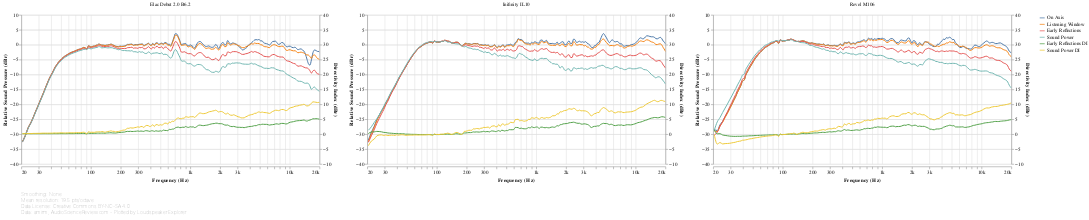

Write notebook code for a chart like this one.
### Markdown cell above
## Spinorama

The famous CEA/CTA-2034 charts, popularized by Dr. Floyd Toole. These provide a good summary of the measurements from a perceptual perspective. Speakers are presented side-by-side for easy comparison.

The curves that make up this chart are described in more detail in the following sections.

Remember:
 - **All the charts are interactive.** Use the mousewheel to zoom, and drag & drop to pan. Click on a legend entry to highlight a single response; hold shift to highlight multiple responses. Double-click to reset the view. (PROTIP: to quickly switch back and forth between speakers, select the speaker dropdown, then use the left-right arrow keys on your keyboard.)
 - **Charts will not be generated if the section they're under is folded while the notebook is running.** To manually load a chart after running the notebook, click on the square to the left of the *Show Code* button. Or simply use *Run all* again after unfolding the section.

### Code cell
#@markdown
conditional_chart(max_sidebyside_speaker_count, lambda: frequency_response_db_chart(
    speakers_fr_ready.pipe(lsx.pd.remap_columns, {
        ('CEA2034', 'On Axis'): 'On Axis',
        ('CEA2034', 'Listening Window'): 'Listening Window',
        ('CEA2034', 'Early Reflections'): 'Early Reflections',
        ('CEA2034', 'Sound Power'): 'Sound Power',
        ('Directivity Index', 'Early Reflections DI'): 'Early Reflections DI',
        ('Directivity Index', 'Sound Power DI'): 'Sound Power DI',
    }),
    lambda chart: lsx.util.pipe(chart
        .encode(key_color()),
        # To make the Y axes independent, `.resolve_scale()` has to be used *before
        # and after* `.facet()`. (In Vega terms, there needs to be a Resolve property
        # in *every* view composition specification.)
        #  - If the first `.resolve_scale()` is removed from the layer spec, the axes
        #    are not made independent.
        #  - If the second `.resolve_scale()` is removed from the facet spec, Vega
        #    throws a weird `Unrecognized scale name: "child_layer_0_y"` error.
        lambda chart: chart.resolve_scale(y='independent'),
        speaker_facet, speaker_input,
        lambda chart: chart.resolve_scale(y='independent')),
    lambda chart: alt.layer(
        lsx.util.pipe(lsx.alt.interactive_line(chart)
            .transform_filter(alt.FieldOneOfPredicate(field='key', oneOf=[
                'On Axis', 'Listening Window', 'Early Reflections', 'Sound Power']))
            .encode(sound_pressure_yaxis())),
        lsx.util.pipe(lsx.alt.interactive_line(chart)
            .transform_filter(alt.FieldOneOfPredicate(field='key', oneOf=[
                'Early Reflections DI', 'Sound Power DI']))
            .encode(directivity_index_yaxis(scale_domain=(-10, 40)))
            .interactive())),  # Required, otherwise only left axis scales.
    fold={},
    additional_tooltips=[alt.Tooltip('key', type='nominal', title='Response')],
    sidebyside=True))

### Figure 1 — Vega-Lite specification as saved in the notebook (floating-point values rounded to 4 significant figures; data arrays with more than 128 entries replaced by an {"elided": "..."} marker saying what was removed)
{"config": {"view": {"continuousWidth": 400, "continuousHeight": 300, "opacity": 0}}, "vconcat": [{"data": {"name": "data-91953095cf56fb3e57fa65bdd393fce6"}, "facet": {"type": "nominal", "field": "speaker", "title": null}, "spec": {"layer": [{"layer": [{"mark": {"type": "line", "clip": true, "interpolate": "monotone"}, "encoding": {"opacity": {"condition": {"value": 1, "selection": "selector005"}, "value": 0.2}}, "selection": {"selector005": {"type": "multi", "encodings": ["color"], "bind": "legend"}, "selector010": {"type": "interval", "bind": "scales", "encodings": ["x", "y"]}, "selector011": {"type": "single", "fields": ["speaker"], "bind": {"input": "select", "options": [null, "Elac Debut 2.0 B6.2", "Inifinity IL10", "Revel M106"], "labels": ["All", "Elac Debut 2.0 B6.2", "Inifinity IL10", "Revel M106"], "name": "Speaker: "}}}}, {"mark": {"type": "circle", "clip": true, "size": 100}, "encoding": {"fillOpacity": {"condition": {"value": 0.3, "selection": "selector006"}, "value": 0}}, "selection": {"selector006": {"type": "single", "on": "mouseover", "clear": "mouseout", "empty": "none", "encodings": ["x", "y"]}}}], "encoding": {"y": {"type": "quantitative", "axis": {"grid": true}, "field": "value", "scale": {"domain": [-40, 10]}, "title": ["Relative Sound Pressure (dBr)"]}}, "transform": [{"filter": {"field": "key", "oneOf": ["On Axis", "Listening Window", "Early Reflections", "Sound Power"]}}]}, {"layer": [{"mark": {"type": "line", "clip": true, "interpolate": "monotone"}, "encoding": {"opacity": {"condition": {"value": 1, "selection": "selector007"}, "value": 0.2}}, "selection": {"selector007": {"type": "multi", "encodings": ["color"], "bind": "legend"}, "selector009": {"type": "interval", "bind": "scales", "encodings": ["x", "y"]}}}, {"mark": {"type": "circle", "clip": true, "size": 100}, "encoding": {"fillOpacity": {"condition": {"value": 0.3, "selection": "selector008"}, "value": 0}}, "selection": {"selector008": {"type": "single", "on": "mouseover", "clear": "mouseout", "empty": "none", "encodings": ["x", "y"]}}}], "encoding": {"y": {"type": "quantitative", "axis": {"grid": true}, "field": "value", "scale": {"domain": [-10, 40]}, "title": ["Directivity Index (dBr)"]}}, "transform": [{"filter": {"field": "key", "oneOf": ["Early Reflections DI", "Sound Power DI"]}}]}], "encoding": {"color": {"type": "nominal", "field": "key", "legend": {"symbolType": "stroke"}, "sort": null, "title": null}, "tooltip": [{"type": "nominal", "field": "key", "title": "Response"}, {"type": "quantitative", "field": "frequency", "format": ".03s", "title": "Frequency (Hz)"}, {"type": "quantitative", "field": "value", "format": ".2f", "title": "Value (dB)"}], "x": {"type": "quantitative", "axis": {"format": "s"}, "field": "frequency", "scale": {"base": 10, "domain": [20, 20000], "nice": false, "type": "log"}, "title": "Frequency (Hz)"}}, "height": 300, "resolve": {"scale": {"y": "independent"}}, "transform": [{"flatten": ["frequency", "On Axis", "Listening Window", "Early Reflections", "Sound Power", "Early Reflections DI", "Sound Power DI"]}, {"fold": ["On Axis", "Listening Window", "Early Reflections", "Sound Power", "Early Reflections DI", "Sound Power DI"]}], "width": 600}, "resolve": {"scale": {"y": "independent"}}, "transform": [{"filter": {"selection": "selector011"}}]}, {"mark": "text", "height": 1, "title": {"text": ["Smoothing: None", "Mean resolution: 19.5 pts/octave", "Data License: Creative Commons BY-NC-SA 4.0", "Data: amirm, AudioScienceReview.com - Plotted by Loudspeaker Explorer"], "anchor": "start", "color": "gray", "fontSize": 10, "fontWeight": "lighter"}, "width": 600}], "resolve": {"legend": {"color": "independent"}}, "$schema": "https://vega.github.io/schema/vega-lite/v4.8.1.json", "datasets": {"data-91953095cf56fb3e57fa65bdd393fce6": [{"speaker": "Elac Debut 2.0 B6.2", "frequency": {"elided": "194 float values"}, "On Axis": {"elided": "194 float values"}, "Listening Window": {"elided": "194 float values"}, "Early Reflections": {"elided": "194 float values"}, "Sound Power": {"elided": "194 float values"}, "Early Reflections DI": {"elided": "194 float values"}, "Sound Power DI": {"elided": "194 float values"}}, {"speaker": "Inifinity IL10", "frequency": {"elided": "194 float values"}, "On Axis": {"elided": "194 float values"}, "Listening Window": {"elided": "194 float values"}, "Early Reflections": {"elided": "194 float values"}, "Sound Power": {"elided": "194 float values"}, "Early Reflections DI": {"elided": "194 float values"}, "Sound Power DI": {"elided": "194 float values"}}, {"speaker": "Revel M106", "frequency": {"elided": "194 float values"}, "On Axis": {"elided": "194 float values"}, "Listening Window": {"elided": "194 float values"}, "Early Reflections": {"elided": "194 float values"}, "Sound Power": {"elided": "194 float values"}, "Early Reflections DI": {"elided": "194 float values"}, "Sound Power DI": {"elided": "194 float values"}}]}}
